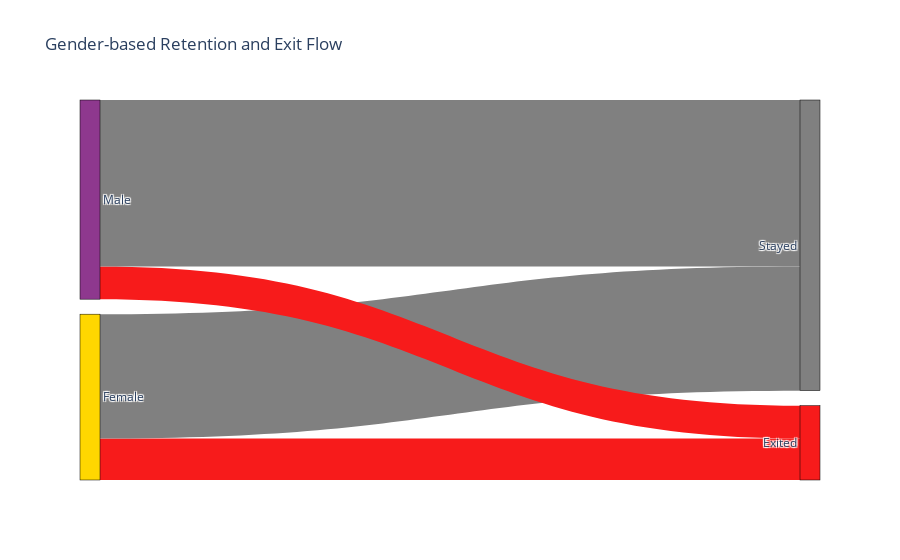

The code cell stored with this chart in its notebook:
### Code cell
import plotly.graph_objects as go
data=pd.read_csv('Churn_Modelling.csv')
data['Exited_str'] = data['Exited'].map({1: 'Exited', 0: 'Stayed'})

# Define color dictionary
colorDict = {
    'Exited': '#f71b1b',
    'Stayed': 'grey',
    'Female': '#FFD700',
    'Male': '#8E388E'
}

# Define nodes for the Sankey diagram
node_labels = ['Male', 'Female', 'Stayed', 'Exited']
node_colors = [colorDict[label] for label in node_labels]
node_dict = {label: index for index, label in enumerate(node_labels)}

# Create links (flows) by counting combinations of Gender and Exited_str
flows = data.groupby(['Gender', 'Exited_str']).size().reset_index(name='count')

# Define sources, targets, and values based on flows
sources = flows['Gender'].map(node_dict).tolist()      # Convert 'Gender' to node index
targets = flows['Exited_str'].map(node_dict).tolist()   # Convert 'Exited_str' to node index
values = flows['count'].tolist()                        # Flow values (counts)

# Create the Sankey diagram
fig = go.Figure(go.Sankey(
    node=dict(
        pad=15,
        thickness=20,
        line=dict(color="black", width=0.5),
        label=node_labels,
        color=node_colors
    ),
    link=dict(
        source=sources,
        target=targets,
        value=values,
        color=[colorDict['Stayed'] if target == node_dict['Stayed'] else colorDict['Exited'] for target in targets]
    )
))

# Customize layout
fig.update_layout(
    title_text="Gender-based Retention and Exit Flow",
    font_size=12
)

fig.show()

### Figure 1 — Plotly figure (JSON) as saved in the notebook; plotly's stock layout.template omitted (floating-point values rounded to 4 significant figures)
{"data": [{"link": {"color": ["#f71b1b", "grey", "#f71b1b", "grey"], "source": [1, 1, 0, 0], "target": [3, 2, 3, 2], "value": [1139, 3404, 898, 4559]}, "node": {"color": ["#8E388E", "#FFD700", "grey", "#f71b1b"], "label": ["Male", "Female", "Stayed", "Exited"], "line": {"color": "black", "width": 0.5}, "pad": 15, "thickness": 20}, "type": "sankey"}], "layout": {"font": {"size": 12}, "title": {"text": "Gender-based Retention and Exit Flow"}}}
